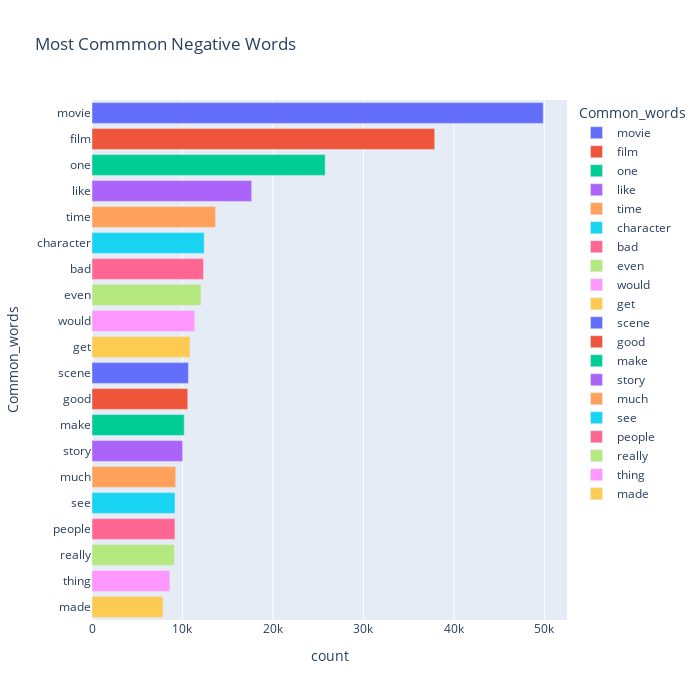

The code cell stored with this chart in its notebook:
### Code cell
fig = px.bar(temp_neg, x="count", y="Common_words", title='Most Commmon Negative Words', orientation='h', 
             width=700, height=700,color='Common_words')
fig.show()

### Figure 1 — Plotly figure (JSON) as saved in the notebook; plotly's stock layout.template omitted (floating-point values rounded to 4 significant figures)
{"data": [{"alignmentgroup": "True", "hovertemplate": "Common_words=%{y}<br>count=%{x}<extra></extra>", "legendgroup": "movie", "marker": {"color": "#636efa", "pattern": {"shape": ""}}, "name": "movie", "offsetgroup": "movie", "orientation": "h", "showlegend": true, "textposition": "auto", "type": "bar", "x": [49883], "xaxis": "x", "y": ["movie"], "yaxis": "y"}, {"alignmentgroup": "True", "hovertemplate": "Common_words=%{y}<br>count=%{x}<extra></extra>", "legendgroup": "film", "marker": {"color": "#EF553B", "pattern": {"shape": ""}}, "name": "film", "offsetgroup": "film", "orientation": "h", "showlegend": true, "textposition": "auto", "type": "bar", "x": [37886], "xaxis": "x", "y": ["film"], "yaxis": "y"}, {"alignmentgroup": "True", "hovertemplate": "Common_words=%{y}<br>count=%{x}<extra></extra>", "legendgroup": "one", "marker": {"color": "#00cc96", "pattern": {"shape": ""}}, "name": "one", "offsetgroup": "one", "orientation": "h", "showlegend": true, "textposition": "auto", "type": "bar", "x": [25775], "xaxis": "x", "y": ["one"], "yaxis": "y"}, {"alignmentgroup": "True", "hovertemplate": "Common_words=%{y}<br>count=%{x}<extra></extra>", "legendgroup": "like", "marker": {"color": "#ab63fa", "pattern": {"shape": ""}}, "name": "like", "offsetgroup": "like", "orientation": "h", "showlegend": true, "textposition": "auto", "type": "bar", "x": [17655], "xaxis": "x", "y": ["like"], "yaxis": "y"}, {"alignmentgroup": "True", "hovertemplate": "Common_words=%{y}<br>count=%{x}<extra></extra>", "legendgroup": "time", "marker": {"color": "#FFA15A", "pattern": {"shape": ""}}, "name": "time", "offsetgroup": "time", "orientation": "h", "showlegend": true, "textposition": "auto", "type": "bar", "x": [13668], "xaxis": "x", "y": ["time"], "yaxis": "y"}, {"alignmentgroup": "True", "hovertemplate": "Common_words=%{y}<br>count=%{x}<extra></extra>", "legendgroup": "character", "marker": {"color": "#19d3f3", "pattern": {"shape": ""}}, "name": "character", "offsetgroup": "character", "orientation": "h", "showlegend": true, "textposition": "auto", "type": "bar", "x": [12402], "xaxis": "x", "y": ["character"], "yaxis": "y"}, {"alignmentgroup": "True", "hovertemplate": "Common_words=%{y}<br>count=%{x}<extra></extra>", "legendgroup": "bad", "marker": {"color": "#FF6692", "pattern": {"shape": ""}}, "name": "bad", "offsetgroup": "bad", "orientation": "h", "showlegend": true, "textposition": "auto", "type": "bar", "x": [12329], "xaxis": "x", "y": ["bad"], "yaxis": "y"}, {"alignmentgroup": "True", "hovertemplate": "Common_words=%{y}<br>count=%{x}<extra></extra>", "legendgroup": "even", "marker": {"color": "#B6E880", "pattern": {"shape": ""}}, "name": "even", "offsetgroup": "even", "orientation": "h", "showlegend": true, "textposition": "auto", "type": "bar", "x": [12052], "xaxis": "x", "y": ["even"], "yaxis": "y"}, {"alignmentgroup": "True", "hovertemplate": "Common_words=%{y}<br>count=%{x}<extra></extra>", "legendgroup": "would", "marker": {"color": "#FF97FF", "pattern": {"shape": ""}}, "name": "would", "offsetgroup": "would", "orientation": "h", "showlegend": true, "textposition": "auto", "type": "bar", "x": [11353], "xaxis": "x", "y": ["would"], "yaxis": "y"}, {"alignmentgroup": "True", "hovertemplate": "Common_words=%{y}<br>count=%{x}<extra></extra>", "legendgroup": "get", "marker": {"color": "#FECB52", "pattern": {"shape": ""}}, "name": "get", "offsetgroup": "get", "orientation": "h", "showlegend": true, "textposition": "auto", "type": "bar", "x": [10833], "xaxis": "x", "y": ["get"], "yaxis": "y"}, {"alignmentgroup": "True", "hovertemplate": "Common_words=%{y}<br>count=%{x}<extra></extra>", "legendgroup": "scene", "marker": {"color": "#636efa", "pattern": {"shape": ""}}, "name": "scene", "offsetgroup": "scene", "orientation": "h", "showlegend": true, "textposition": "auto", "type": "bar", "x": [10660], "xaxis": "x", "y": ["scene"], "yaxis": "y"}, {"alignmentgroup": "True", "hovertemplate": "Common_words=%{y}<br>count=%{x}<extra></extra>", "legendgroup": "good", "marker": {"color": "#EF553B", "pattern": {"shape": ""}}, "name": "good", "offsetgroup": "good", "orientation": "h", "showlegend": true, "textposition": "auto", "type": "bar", "x": [10588], "xaxis": "x", "y": ["good"], "yaxis": "y"}, {"alignmentgroup": "True", "hovertemplate": "Common_words=%{y}<br>count=%{x}<extra></extra>", "legendgroup": "make", "marker": {"color": "#00cc96", "pattern": {"shape": ""}}, "name": "make", "offsetgroup": "make", "orientation": "h", "showlegend": true, "textposition": "auto", "type": "bar", "x": [10197], "xaxis": "x", "y": ["make"], "yaxis": "y"}, {"alignmentgroup": "True", "hovertemplate": "Common_words=%{y}<br>count=%{x}<extra></extra>", "legendgroup": "story", "marker": {"color": "#ab63fa", "pattern": {"shape": ""}}, "name": "story", "offsetgroup": "story", "orientation": "h", "showlegend": true, "textposition": "auto", "type": "bar", "x": [10022], "xaxis": "x", "y": ["story"], "yaxis": "y"}, {"alignmentgroup": "True", "hovertemplate": "Common_words=%{y}<br>count=%{x}<extra></extra>", "legendgroup": "much", "marker": {"color": "#FFA15A", "pattern": {"shape": ""}}, "name": "much", "offsetgroup": "much", "orientation": "h", "showlegend": true, "textposition": "auto", "type": "bar", "x": [9257], "xaxis": "x", "y": ["much"], "yaxis": "y"}, {"alignmentgroup": "True", "hovertemplate": "Common_words=%{y}<br>count=%{x}<extra></extra>", "legendgroup": "see", "marker": {"color": "#19d3f3", "pattern": {"shape": ""}}, "name": "see", "offsetgroup": "see", "orientation": "h", "showlegend": true, "textposition": "auto", "type": "bar", "x": [9177], "xaxis": "x", "y": ["see"], "yaxis": "y"}, {"alignmentgroup": "True", "hovertemplate": "Common_words=%{y}<br>count=%{x}<extra></extra>", "legendgroup": "people", "marker": {"color": "#FF6692", "pattern": {"shape": ""}}, "name": "people", "offsetgroup": "people", "orientation": "h", "showlegend": true, "textposition": "auto", "type": "bar", "x": [9170], "xaxis": "x", "y": ["people"], "yaxis": "y"}, {"alignmentgroup": "True", "hovertemplate": "Common_words=%{y}<br>count=%{x}<extra></extra>", "legendgroup": "really", "marker": {"color": "#B6E880", "pattern": {"shape": ""}}, "name": "really", "offsetgroup": "really", "orientation": "h", "showlegend": true, "textposition": "auto", "type": "bar", "x": [9109], "xaxis": "x", "y": ["really"], "yaxis": "y"}, {"alignmentgroup": "True", "hovertemplate": "Common_words=%{y}<br>count=%{x}<extra></extra>", "legendgroup": "thing", "marker": {"color": "#FF97FF", "pattern": {"shape": ""}}, "name": "thing", "offsetgroup": "thing", "orientation": "h", "showlegend": true, "textposition": "auto", "type": "bar", "x": [8608], "xaxis": "x", "y": ["thing"], "yaxis": "y"}, {"alignmentgroup": "True", "hovertemplate": "Common_words=%{y}<br>count=%{x}<extra></extra>", "legendgroup": "made", "marker": {"color": "#FECB52", "pattern": {"shape": ""}}, "name": "made", "offsetgroup": "made", "orientation": "h", "showlegend": true, "textposition": "auto", "type": "bar", "x": [7859], "xaxis": "x", "y": ["made"], "yaxis": "y"}], "layout": {"barmode": "relative", "height": 700, "legend": {"title": {"text": "Common_words"}, "tracegroupgap": 0}, "title": {"text": "Most Commmon Negative Words"}, "width": 700, "xaxis": {"anchor": "y", "domain": [0, 1], "title": {"text": "count"}}, "yaxis": {"anchor": "x", "categoryarray": ["made", "thing", "really", "people", "see", "much", "story", "make", "good", "scene", "get", "would", "even", "bad", "character", "time", "like", "one", "film", "movie"], "categoryorder": "array", "domain": [0, 1], "title": {"text": "Common_words"}}}}
